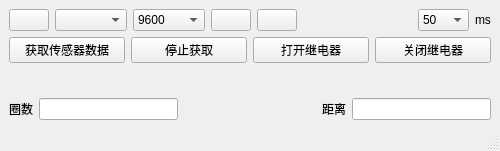
<?xml version="1.0" encoding="UTF-8"?>
<ui version="4.0">
 <class>MainWindow</class>
 <widget class="QMainWindow" name="MainWindow">
  <property name="geometry">
   <rect>
    <x>0</x>
    <y>0</y>
    <width>500</width>
    <height>151</height>
   </rect>
  </property>
  <property name="windowTitle">
   <string>MainWindow</string>
  </property>
  <widget class="QWidget" name="centralwidget">
   <layout class="QGridLayout" name="gridLayout">
    <item row="0" column="0">
     <layout class="QHBoxLayout" name="horizontalLayout">
      <item>
       <widget class="QPushButton" name="btn_ReloadPort">
        <property name="styleSheet">
         <string notr="true">image: url(:/arrow-repeat.svg);</string>
        </property>
        <property name="text">
         <string/>
        </property>
        <property name="icon">
         <iconset resource="resource/resource.qrc">
          <normaloff>:/arrow-repeat.svg</normaloff>:/arrow-repeat.svg</iconset>
        </property>
       </widget>
      </item>
      <item>
       <widget class="QComboBox" name="comboBox_port"/>
      </item>
      <item>
       <widget class="QComboBox" name="comboBox_baud">
        <item>
         <property name="text">
          <string>9600</string>
         </property>
        </item>
        <item>
         <property name="text">
          <string>115200</string>
         </property>
        </item>
       </widget>
      </item>
      <item>
       <widget class="QPushButton" name="btn_OpenPort">
        <property name="text">
         <string/>
        </property>
        <property name="icon">
         <iconset resource="resource/resource.qrc">
          <normaloff>:/uart-connect.svg</normaloff>:/uart-connect.svg</iconset>
        </property>
       </widget>
      </item>
      <item>
       <widget class="QPushButton" name="btn_ClosePort">
        <property name="text">
         <string/>
        </property>
        <property name="icon">
         <iconset resource="resource/resource.qrc">
          <normaloff>:/uart-disconnect.svg</normaloff>:/uart-disconnect.svg</iconset>
        </property>
       </widget>
      </item>
      <item>
       <spacer name="horizontalSpacer_2">
        <property name="orientation">
         <enum>Qt::Horizontal</enum>
        </property>
        <property name="sizeHint" stdset="0">
         <size>
          <width>40</width>
          <height>20</height>
         </size>
        </property>
       </spacer>
      </item>
      <item>
       <widget class="QComboBox" name="comboBox_timer">
        <item>
         <property name="text">
          <string>50</string>
         </property>
        </item>
        <item>
         <property name="text">
          <string>100</string>
         </property>
        </item>
       </widget>
      </item>
      <item>
       <widget class="QLabel" name="label">
        <property name="text">
         <string>ms</string>
        </property>
       </widget>
      </item>
     </layout>
    </item>
    <item row="1" column="0">
     <layout class="QHBoxLayout" name="horizontalLayout_2">
      <item>
       <widget class="QPushButton" name="btn_getData">
        <property name="text">
         <string>获取传感器数据</string>
        </property>
       </widget>
      </item>
      <item>
       <widget class="QPushButton" name="btn_stopGetData">
        <property name="text">
         <string>停止获取</string>
        </property>
       </widget>
      </item>
      <item>
       <widget class="QPushButton" name="btn_openRelay">
        <property name="text">
         <string>打开继电器</string>
        </property>
       </widget>
      </item>
      <item>
       <widget class="QPushButton" name="btn_closeRelay">
        <property name="text">
         <string>关闭继电器</string>
        </property>
       </widget>
      </item>
     </layout>
    </item>
    <item row="3" column="0">
     <layout class="QHBoxLayout" name="horizontalLayout_3">
      <item>
       <widget class="QLabel" name="label_num">
        <property name="text">
         <string>圈数</string>
        </property>
       </widget>
      </item>
      <item>
       <widget class="QLineEdit" name="lineEdit_num"/>
      </item>
      <item>
       <spacer name="horizontalSpacer">
        <property name="orientation">
         <enum>Qt::Horizontal</enum>
        </property>
        <property name="sizeHint" stdset="0">
         <size>
          <width>40</width>
          <height>20</height>
         </size>
        </property>
       </spacer>
      </item>
      <item>
       <widget class="QLabel" name="label_dis">
        <property name="text">
         <string>距离</string>
        </property>
       </widget>
      </item>
      <item>
       <widget class="QLineEdit" name="lineEdit_dis"/>
      </item>
     </layout>
    </item>
    <item row="2" column="0">
     <spacer name="verticalSpacer">
      <property name="orientation">
       <enum>Qt::Vertical</enum>
      </property>
      <property name="sizeHint" stdset="0">
       <size>
        <width>20</width>
        <height>40</height>
       </size>
      </property>
     </spacer>
    </item>
   </layout>
  </widget>
  <widget class="QMenuBar" name="menubar">
   <property name="geometry">
    <rect>
     <x>0</x>
     <y>0</y>
     <width>500</width>
     <height>21</height>
    </rect>
   </property>
  </widget>
  <widget class="QStatusBar" name="statusbar"/>
 </widget>
 <resources>
  <include location="resource/resource.qrc"/>
 </resources>
 <connections/>
</ui>
